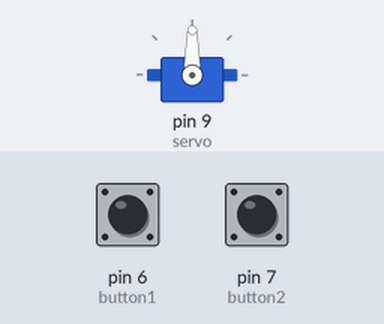
Bench run of a sketch on a simulated Arduino Uno, built with avr-gcc and run on an emulated ATmega328P. Parts: servo. Inputs (shaded band) come from the test bench; at power-on: pin 6 (button1) HIGH, pin 7 (button2) HIGH.

Above: at 1.2 s.
1.3 s: pin 6 (button1) pulled LOW for 1 s
3.8 s: pin 7 (button2) pulled LOW for 1 s
At 6.0 s:
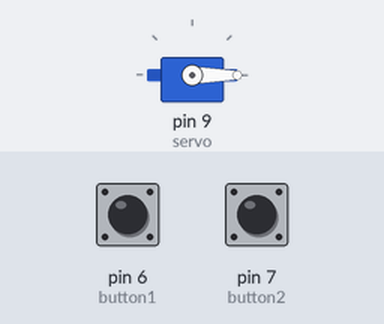
6.3 s: pin 6 (button1) pulled LOW for 0.15 s
At 6.8 s:
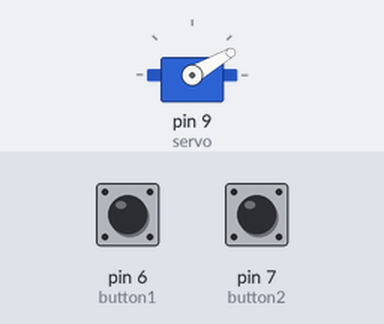
7.9 s: pin 6 (button1) pulled LOW for 3.2 s
12.6 s: pin 6 (button1) pulled LOW for 3.2 s
At 16.9 s:
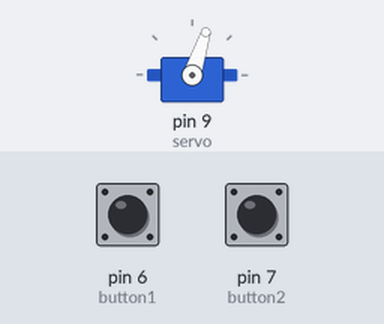
17.3 s: pin 7 (button2) pulled LOW for 3.2 s
At 21.3 s:
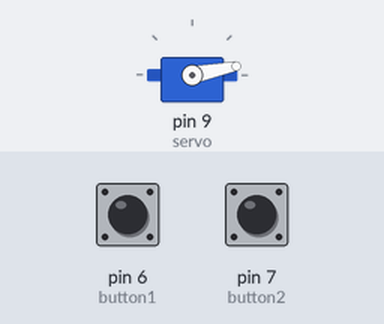
Timing chart, 0 to 22.8 s (numbered marks = the images above; inputs shaded):
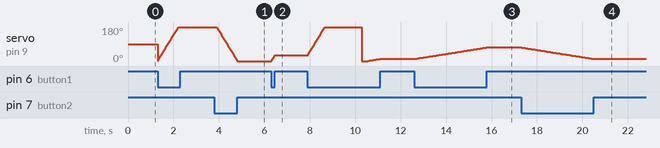

Measured:
- after the input at 3.8 s, servo on pin 9 (servo): moves from 180° to 0° over 0.91 s, starting after 0.09 s
- after the input at 6.3 s, servo on pin 9 (servo): 0° → 30° at once
- after the input at 12.6 s, servo on pin 9 (servo): moves from 11° to 72° over 3.2 s, starting at once
- after the input at 17.3 s, servo on pin 9 (servo): moves from 72° to 11° over 3.2 s, starting at once

The sketch:

Servo.ino
```cpp
#include<Servo.h> //include the servo library
Servo servo; //create a servo object
int button1 = 6;   //pin of the first button
int button2 = 7;  //pin of the second button
int pos = 0;  //initial position
void setup() {
  // put your setup code here, to run once:
  servo.attach(9);  //pin used by the servo motor
  pinMode(button1, INPUT_PULLUP);
  pinMode(button2, INPUT_PULLUP);
}

void loop() {
  // put your main code here, to run repeatedly:
  if (digitalRead(button1) == LOW) {
    pos++;  //rotate to left
    delay(5);
    servo.write(pos);
  }
  if (digitalRead(button2) == LOW) {
    pos--;  //rotate to right
    delay(5);
    servo.write(pos);
  }
}
```
